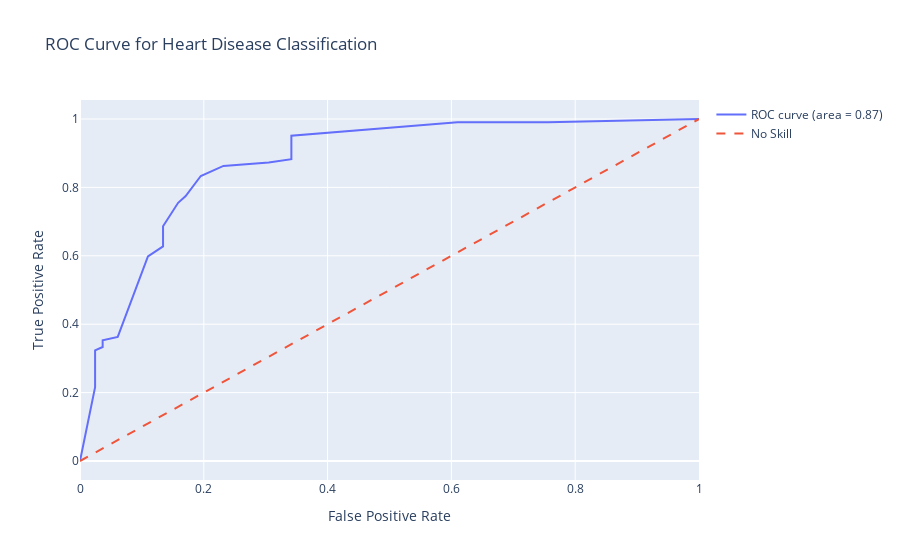

Notebook source saved alongside this figure:
### Code cell
y_pred_proba = tree_pruned.predict_proba(X_test)[:, 1]
fpr, tpr, thresholds = roc_curve(y_test, y_pred_proba)
roc_auc = auc(fpr, tpr)

fig = go.Figure()

fig.add_trace(go.Scatter(x=fpr, y=tpr, mode='lines', name='ROC curve (area = %0.2f)' % roc_auc))

fig.add_trace(go.Scatter(x=[0, 1], y=[0, 1], mode='lines', name='No Skill', line=dict(dash='dash')))

fig.update_layout(
    title='ROC Curve for Heart Disease Classification',
    xaxis_title='False Positive Rate',
    yaxis_title='True Positive Rate',
    showlegend=True
)

# Show the plot
fig.show()

### Figure 1 — Plotly figure (JSON) as saved in the notebook; plotly's stock layout.template omitted (floating-point values rounded to 4 significant figures)
{"data": [{"mode": "lines", "name": "ROC curve (area = 0.87)", "type": "scatter", "x": [0, 0.02439, 0.02439, 0.02439, 0.03659, 0.03659, 0.06098, 0.1098, 0.1341, 0.1341, 0.1585, 0.1707, 0.1951, 0.2317, 0.3049, 0.3415, 0.3415, 0.6098, 0.7561, 1], "y": [0, 0.2157, 0.2745, 0.3235, 0.3333, 0.3529, 0.3627, 0.598, 0.6275, 0.6863, 0.7549, 0.7745, 0.8333, 0.8627, 0.8725, 0.8824, 0.951, 0.9902, 0.9902, 1]}, {"line": {"dash": "dash"}, "mode": "lines", "name": "No Skill", "type": "scatter", "x": [0, 1], "y": [0, 1]}], "layout": {"showlegend": true, "title": {"text": "ROC Curve for Heart Disease Classification"}, "xaxis": {"title": {"text": "False Positive Rate"}}, "yaxis": {"title": {"text": "True Positive Rate"}}}}
